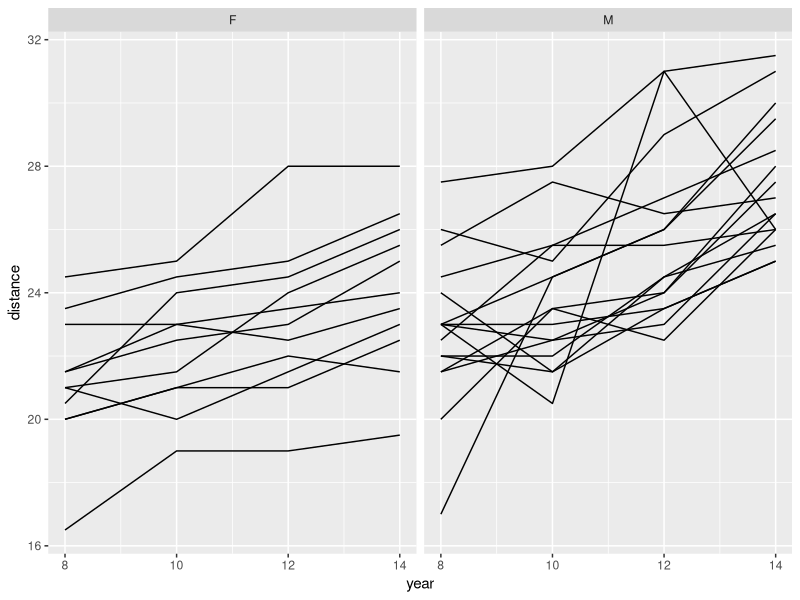
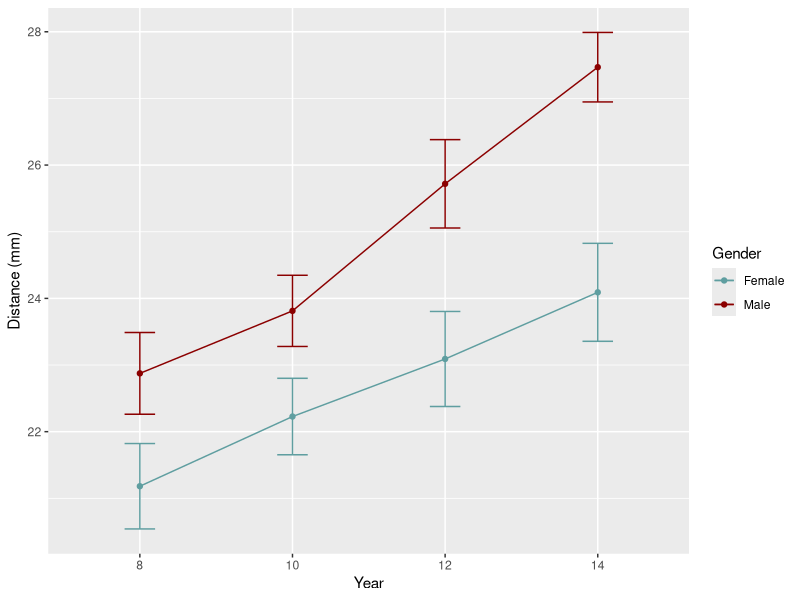

These figures' R source, in order: (Note: this script raises an error after producing the figures.)
## ---- chunk 1
knitr::opts_chunk$set(echo = FALSE, dev = "pdf")
library("ggplot2")
library("tidyr")
library("dplyr")
library("nlme")
## ---- chunk 2
# Read in data
dental.data <- read.csv(file = "data/dental.csv", header = FALSE)

# Sampling vector for later use
years <- c(8, 10, 12, 14)
years.chr <- c("08", "10", "12", "14")

# Add column names
colnames(dental.data) <- c("ID", "gender", paste0("y.", years.chr))

# Create a long version, too
dental.long <- gather(data = dental.data,
                      key = "year.cat",
                      value = "distance",
                      -gender, -ID)

# Make a continuous year column
dental.long$year <- as.numeric(gsub(pattern = "y.", replacement = "", x = dental.long$year.cat))

# Make sure we have a categorical year
dental.long$year.cat <- as.factor(dental.long$year)
## ---- chunk 3
trajectories <- ggplot(data = dental.long, mapping = aes(x = year, y = distance, group = ID)) +
  geom_line() + 
  facet_grid(~ gender)

trajectories
## ---- chunk 4
# Calculate means and standard deviation for each sampling point and each gender
dental.means <- dental.long %>%
  group_by(gender, year.cat) %>%
  summarize(mean.distance = mean(distance),
            sd.distance = sd(distance))

# Calculate standard errors for the two groups
dental.means$se.distance <- NA
dental.means$se.distance[dental.means$gender == "F"] <- dental.means$sd.distance[dental.means$gender == "F"] / sqrt(sum(dental.data$gender == "F"))
dental.means$se.distance[dental.means$gender == "M"] <- dental.means$sd.distance[dental.means$gender == "M"] / sqrt(sum(dental.data$gender == "M"))

# Plot the means
group.trajectories <- ggplot(data = dental.means, mapping = aes(x = year.cat, y = mean.distance, color = gender, group = gender)) +
  geom_point() + 
  geom_line() +
  geom_errorbar(data = dental.means, mapping = aes(x = year.cat, ymin = (mean.distance - se.distance), ymax = (mean.distance + se.distance)), width = 0.2) +
  scale_color_manual(name = "Gender", values = c("cadetblue", "darkred"), labels = c("F" = "Female", "M" = "Male")) +
  ylab(label = "Distance (mm)") + 
  xlab(label = "Year")

group.trajectories
## ---- chunk 5
# Identify subjects
ids <- unique(dental.long$ID)

# Set up data frame for intercepts and slopes
ind.betas <- data.frame(intercept = rep(x = NA, times = length(ids)),
                    slope = NA,
                    gender = NA)
rownames(ind.betas) <- ids
ind.betas$gender <- factor(NA, levels = levels(dental.long$gender))

# Iterate over each ID and estimate model coefficients
for (id in ids) {
  current.data <- dental.long[dental.long$ID == id, ]
  current.lm <- lm(distance ~ year, data = current.data)
  ind.betas[id, "intercept"] <- current.lm$coefficients[[1]]
  ind.betas[id, "slope"] <- current.lm$coefficients[[2]]
  ind.betas[id, "gender"] <- current.data$gender[1]
}

# Calculate means for each gender
ind.beta.means <- ind.betas %>%
  group_by(gender) %>%
  summarize(mean.intercept = round(mean(intercept), 3),
            mean.slope = round(mean(slope), 3))
ind.beta.means <- data.frame(ind.beta.means)
rownames(ind.beta.means) <- ind.beta.means$gender
## ---- chunk 6
intercept.model <- lm(intercept ~ gender, data = ind.betas)
intercept.model.summary <- summary(intercept.model)
intercept.difference <- intercept.model.summary$coefficients[2, 1]
intercept.se <- intercept.model.summary$coefficients[2, 2]
int.diff.dir <- "lower"
if (intercept.difference > 0) {
  int.diff.dir <- "higher"
}
## ---- chunk 7
slope.model <- lm(slope ~ gender, data = ind.betas)
slope.model.summary <- summary(slope.model)
slope.difference <- slope.model.summary$coefficients[2, 1]
slope.se <- slope.model.summary$coefficients[2, 2]
slope.diff.dir <- "lower"
if (slope.difference > 0) {
  slope.diff.dir <- "higher"
}
## ---- chunk 8
slope.residual.sd <- round(sd(slope.model.summary$residuals), 3)
slope.residual.var <- round(sd(slope.model.summary$residuals)^2, 3)
## ---- chunk 9
lmm <- lme(fixed = distance ~ gender + year + gender * year,
           random = ~1 + year | ID,
           data = dental.long)
## ---- chunk 10
# Within-subject variance
within.var.intercept <- sd(lmm$coefficients$random$ID[, 1])^2

# Between subject variance
g.matrix <- getVarCov(obj = lmm)
between.var.intercept <- g.matrix[1, 1]
## ---- chunk 11
lmm.summary <- summary(object = lmm)
betas <- data.frame(coeff = c("intercept", "group", "slope", "interaction"), estimate = NA, se = NA)
betas[, 2:3] <- lmm.summary$tTable[, 1:2]
rownames(betas) <- betas$coeff

reporting <- c("lower", "lower")

names(reporting) <- c("group", "interaction")
if (betas["group", "estimate"] > 0) {
  reporting["group"] <- "higher"
}
if (betas["interaction", "estimate"] > 0) {
  reporting["interaction"] <- "higher"
}


group.ci <- c(betas["group", "estimate"] - 1.96*betas["group", "se"], betas["group", "estimate"] + 1.96*betas["group", "se"])
group.ci <- round(group.ci, 3)
interaction.ci <- c(betas["interaction", "estimate"] - 1.96*betas["interaction", "se"], betas["interaction", "estimate"] + 1.96*betas["interaction", "se"])
interaction.ci <- round(interaction.ci, 3)
